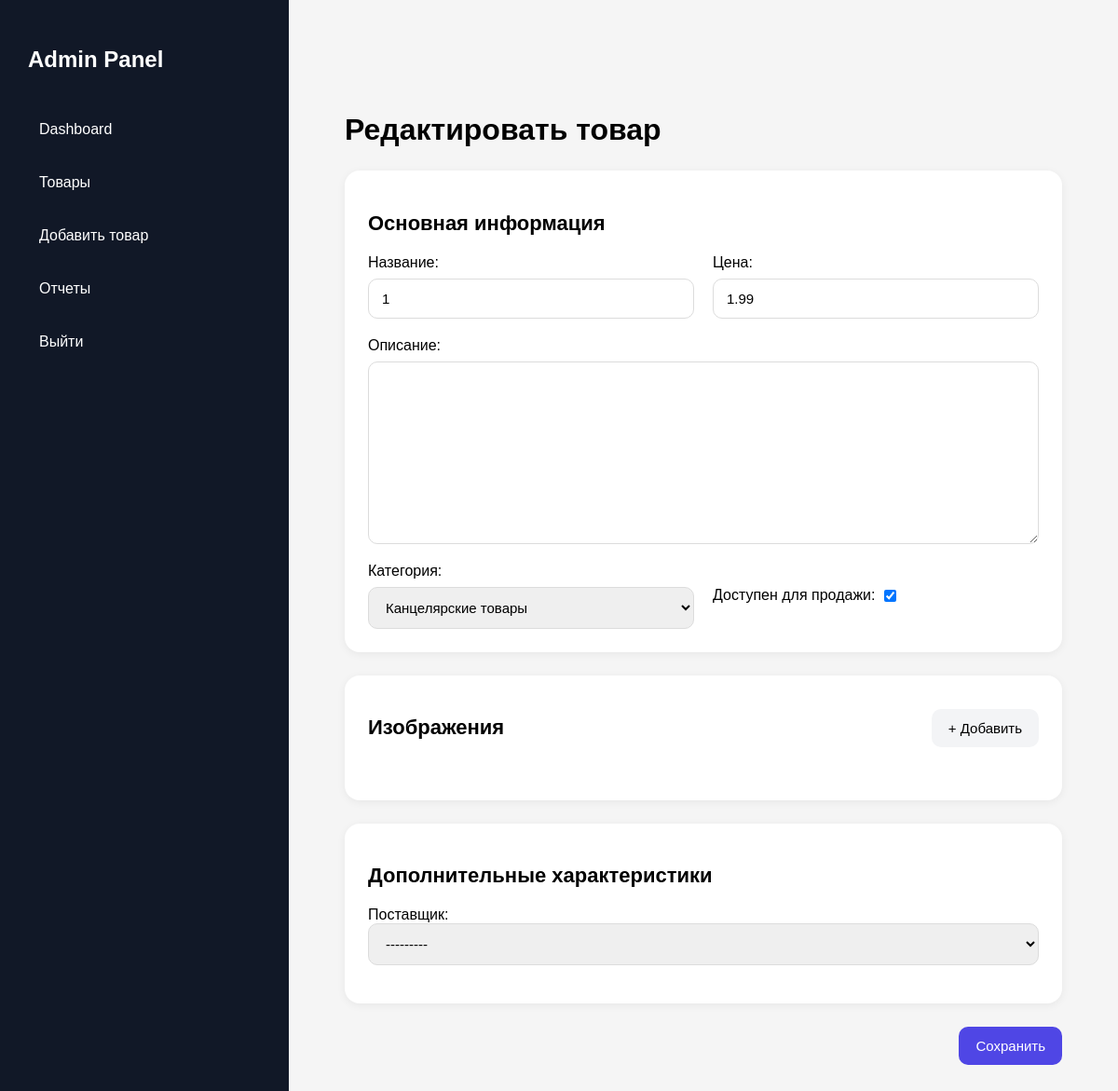
/admin-panel/products/6/edit/ (signed in), run on the app's committed database.
### shop/models.py (models this page shows, shortened)
class Product(models.Model):
    name = models.CharField(max_length=255, verbose_name="Название")
    slug = models.SlugField(max_length=200, unique=True, blank=True)
    description = models.TextField(blank=True, verbose_name="Описание")
    category = models.ForeignKey(
        Category,
        on_delete=models.PROTECT,blank=False, null=False,
        related_name='products',
        verbose_name="Категория"
    )
    available = models.BooleanField(default=True, verbose_name="Доступен для продажи")
    created = models.DateTimeField(auto_now_add=True)
    updated = models.DateTimeField(auto_now=True)
    class Meta:
        verbose_name = "Товар"
        verbose_name_plural = "Товары"
        ordering = ['name']

class Price(models.Model):
    product = models.ForeignKey(
        'Product',
        on_delete=models.CASCADE,
        related_name='prices',
        verbose_name='Товар'
    )
    value = models.DecimalField(
        max_digits=10,
        decimal_places=2,
        validators=[MinValueValidator(Decimal('0.00'))],
        verbose_name='Цена'
    )
    created = models.DateTimeField(
        auto_now_add=True,
        verbose_name='Дата создания'
    )
    class Meta:
        ordering = ['-created']

class Stationery(models.Model):
    product = models.OneToOneField(
        Product,
        on_delete=models.CASCADE,
        related_name='stationery',
        verbose_name="Товар"
    )
    supplier = models.ForeignKey(Supplier, on_delete=models.CASCADE,blank=True,null=True, verbose_name="Поставщик")
    class Meta:
        verbose_name = "Канцелярский товар"
        verbose_name_plural = "Канцелярские товары"

### admin_panel/views.py (the view, shortened to what this page needs)
# urls.py: path('products/<int:id>/edit/', views.product_update, name='product_update'),
@login_required
@admin_required
def product_update(request, id):
    product = get_object_or_404(Product, id=id)
    images = product.images.all()
    product_form = ProductForm(
        request.POST or None,
        instance=product
    )
    price_instance = product.prices.first()
    price_form = PriceForm(
        request.POST or None,
        instance=price_instance
    )
    category_id = request.POST.get('category') if request.method == 'POST' else product.category_id
    category_obj = Category.objects.filter(id=category_id).first()
    category_slug = category_obj.slug if category_obj else None
    form_class = CATEGORY_MAP.get(category_slug)
    category_instance = None
    category_form = None
    if form_class:
        related_name = RELATED_MAP.get(category_slug)
        category_instance = getattr(product, related_name, None)
        category_form = form_class(
            request.POST or None,
            instance=category_instance
        )
    return render(request, 'admin_panel/product_form.html', {
        'product_form': product_form,
        'category_form': category_form,
        'product': product,
        'images': images,
        'price_form': price_form,
    })

### admin_panel/forms.py
class ProductForm(forms.ModelForm):
    class Meta:
        model = Product
        fields = [
            'name',
            'description',
            'category',
            'available'
        ]

class StationeryForm(forms.ModelForm):
    class Meta:
        model = Stationery
        exclude = ['product']

### cart/context_processors.py (called while the page is built)
def cart(request):
    if request.user.is_authenticated:
        buyer = getattr(request.user, 'buyer', None)
        if buyer:
            count = Cart.objects.filter(
                buyer=buyer
            ).aggregate(
                total=Sum('quantity')
            )['total'] or 0
        else:
            count = 0
    else:
        count = 0
    return {
        'cart_item_count': count
    }

### shop/models.py (called while the page is built)
    def __str__(self):
        return self.name

    def __str__(self):
        return self.name

### admin_panel/templates/admin_panel/product_form.html (shortened to what this page needs)
{% extends "admin_panel/base.html" %}
{% load static %}
{% block content %}
<div class="product-page">
    <div class="page-header">
        <h1>
            {% if product %}
                Редактировать товар
            {% else %}
                Добавить товар
            {% endif %}
        </h1>
    </div>
    <form method="post" enctype="multipart/form-data" class="product-form" novalidate>
         <link rel="stylesheet" href="{% static 'admin_panel/css/product_form.css' %}">
        <div class="card">
            <h2>Основная информация</h2>
            <div class="form-grid">
                <div class="form-group">
                    {{ product_form.name.label_tag }}
                    {{ product_form.name }}
                </div>
                <div class="form-group">
                    {{ price_form.value.label_tag }}
                    {{ price_form.value }}
                </div>
                <div class="form-group full-width">
                    {{ product_form.description.label_tag }}
                    {{ product_form.description }}
                </div>
                <div class="form-group">
                    {{ product_form.category.label_tag }}
                    {{ product_form.category }}
                </div>
                <div class="form-group checkbox-group">
                    {{ product_form.available.label_tag }}
                    {{ product_form.available }}
                </div>
            </div>
        </div>
        <div class="card">
            <div class="images-header">
                <h2>Изображения</h2>
                <button type="button" id="add-image-btn" class="btn-secondary">
                    + Добавить
                </button>
            </div>
        </div>
        <div class="card">
            <h2>Дополнительные характеристики</h2>
            <div id="category-fields">
                {% if category_form %}
                    {{ category_form.as_p }}
                {% endif %}
            </div>
        </div>
        <div class="submit-box">
            <button type="submit" class="btn-primary">
                Сохранить
            </button>
        </div>
    </form>
</div>
{% endblock %}

### admin_panel/static/admin_panel/css/admin.css (style rules this page uses)
body { margin: 0; font-family: Arial, sans-serif; background: #f5f5f5; }

### admin_panel/static/admin_panel/css/product_form.css (style rules this page uses)
.product-page { max-width: 1100px; margin: 40px auto; padding: 20px; }
.page-header h1 { margin-bottom: 25px; font-size: 32px; }
.product-form { display: flex; flex-direction: column; gap: 25px; }
.card { background: #fff; border-radius: 16px; padding: 25px; box-shadow: 0 2px 10px rgba(0,0,0,0.06); }
.card h2 { margin-bottom: 20px; font-size: 22px; }
.form-grid { display: grid; grid-template-columns: 1fr 1fr; gap: 20px; }
.form-group { display: flex; flex-direction: column; gap: 8px; }
.full-width { grid-column: span 2; }
.checkbox-group { display: flex; flex-direction: row; align-items: center; gap: 10px; }
.checkbox-group input[type="checkbox"] { width: auto; margin: 0; }
input:not([type="checkbox"]):not([type="radio"]), textarea, select { width: 100%; padding: 12px 14px; border: 1px solid #dcdcdc; border-radius: 10px; font-size: 15px; transition: 0.2s; box-sizing: border-box; }
textarea { min-height: 120px; resize: vertical; }
.images-header { display: flex; justify-content: space-between; align-items: center; margin-bottom: 20px; }
.btn-primary, .btn-secondary { border: none; border-radius: 10px; padding: 12px 18px; cursor: pointer; font-size: 15px; transition: 0.2s; }
.btn-primary { background: #4f46e5; color: white; }
.btn-secondary { background: #f3f4f6; }
.submit-box { display: flex; justify-content: flex-end; }

### data on the page
Product: name "1", category "Канцелярские товары", available "☑"
Price: value "1.99"
Stationery: supplier "---------"

### other printed values
{{ product_form.name.label_tag }} "Название:"
{{ price_form.value.label_tag }} "Цена:"
{{ product_form.description.label_tag }} "Описание:"
{{ product_form.category.label_tag }} "Категория:"
{{ product_form.available.label_tag }} "Доступен для продажи:"
